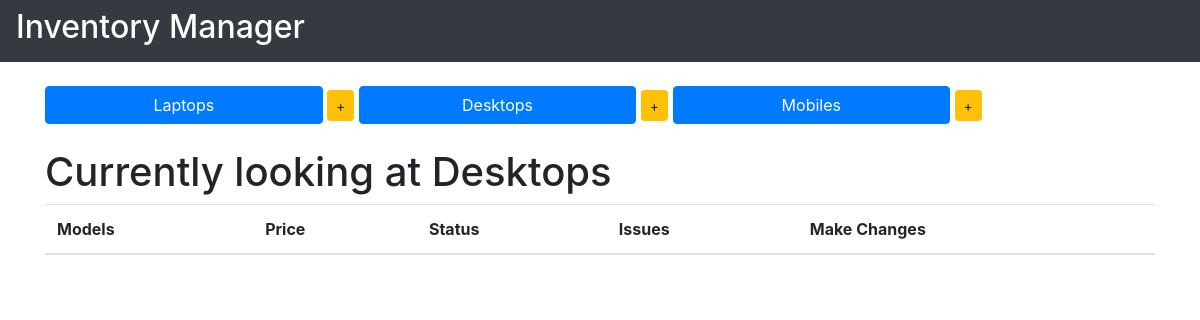
Before: /display_desktops with the older database file.
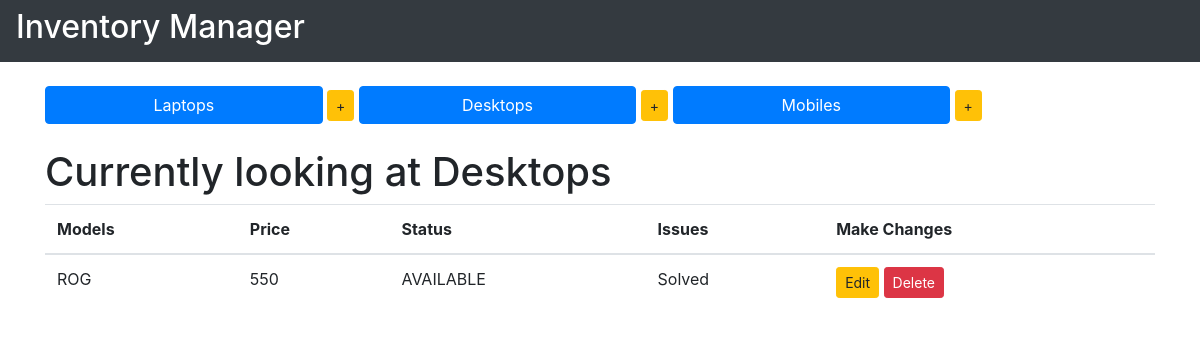
After: the same page with the newer database file.
### inventory/models.py (models this page shows, shortened)
class Device(models.Model):
    type=models.CharField(max_length=100,blank=False)
    price=models.IntegerField()
    choices=(
        ('AVAILABLE','Item ready to be purchased'),
        ('SOLD','Item Sold'),
        ('RESTOCKING','Item restoking in somedays')
    )
    status=models.CharField(max_length=30,choices=choices,default="SOLD")
    issues=models.CharField(max_length=100,default="No issues")
    class Meta:
        abstract=True

class Desktop(Device):
    pass

### inventory/views.py (the view)
# urls.py: path("display_desktops",views.display_desktops,name="display_desktops"),
def display_desktops(request):
    items=Desktop.objects.all()
    context={
        'items':items,
        'header': 'Desktops',
    }
    return render(request,'index.html',context)

### inventory/templates/index.html
{%extends 'base.html'%}
{%block body%}
<br>
<div class="button-group">
    <a href="{% url 'display_laptops' %}" class="btn btn-primary btn-md" role="button" style=" display: inline-block;width:25%;">Laptops</a>
    <a href="{% url 'add_laptop' %}" class="btn btn-warning btn-sm" role="button" style=" display: inline-block;">+</a>
    <a href="{% url 'display_desktops' %}" class="btn btn-primary btn-md" role="button" style=" display: inline-block;inline-block;width:25%;">Desktops</a>
    <a href="{% url 'add_desktop' %}" class="btn btn-warning btn-sm" role="button" style=" display: inline-block;">+</a>
    <a href="{% url 'display_mobiles' %}" class="btn btn-primary btn-md" role="button" style=" display: inline-block;inline-block;width:25%;">Mobiles</a>
    <a href="{% url 'add_mobile' %}" class="btn btn-warning btn-sm" role="button" style=" display: inline-block;">+</a>
</div>
<br>
<h1>Currently looking at {{header}}</h1>
<table class="table table-hover">
    <thead>
       <tr>
           <th>Models</th>
           <th>Price</th>
           <th>Status</th>
           <th>Issues</th>
           <th>Make Changes</th>
       </tr>
    </thead>
    {%for item in items%}
    <tr>
        <td>{{item.type}}</td>
        <td>{{item.price}}</td>
        <td>{{item.status}}</td>
        <td>{{item.issues}}</td>
        {% if header == "Laptops" %}
        <td>
            <a href="{% url 'edit_laptop' item.pk %}" class="btn btn-warning btn-sm">Edit</a>
            <a href="{% url 'delete_laptop' item.pk %}" class="btn btn-danger btn-sm">Delete</a>
        </td>
        {% elif header == "Desktops" %}
        <td>
            <a href="{%url 'edit_desktop' item.pk %}" class="btn btn-warning btn-sm">Edit</a>
            <a href="{% url 'delete_desktop' item.pk %}" class="btn btn-danger btn-sm">Delete</a>
        </td>
        {% else %}
        <td>
            <a href="{%url 'edit_mobile' item.pk %}" class="btn btn-warning btn-sm">Edit</a>
            <a href="{% url 'delete_mobile' item.pk %}" class="btn btn-danger btn-sm">Delete</a>
        </td>
        {% endif %}
    </tr>
    {%endfor%}
</table>
{%endblock%}

### inventory/templates/base.html (shortened to what this page needs)
<!DOCTYPE html>
<html>
<head>
    {%load static%}
  <link rel="stylesheet" href="https://maxcdn.bootstrapcdn.com/bootstrap/4.4.1/css/bootstrap.min.css">
</head>
<body>
    <nav class="navbar navbar-expand navbar-dark bg-dark">
        <h2 style="color:white;">Inventory Manager</h2>
    </nav>
<div class="container">
    {%block body%}
    {%endblock%}
</div>
</body>
</html>

Changed rows visible on the page:
added Desktop: type "ROG", price "550", status "AVAILABLE", issues "Solved"
